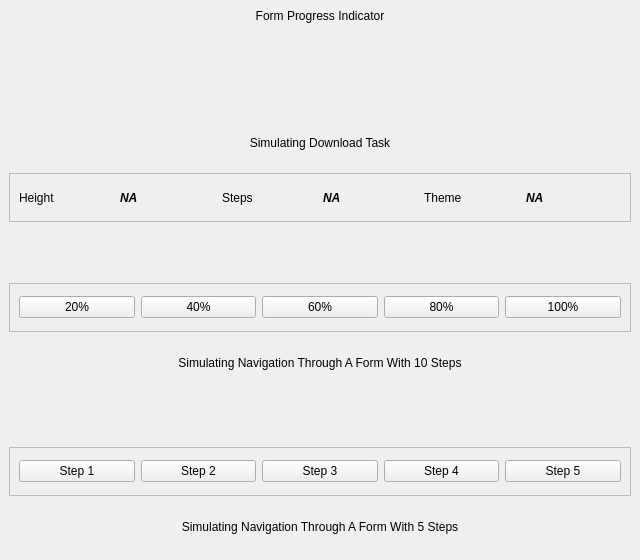
<?xml version="1.0" encoding="UTF-8"?>
<ui version="4.0">
 <class>MainWindow</class>
 <widget class="QMainWindow" name="MainWindow">
  <property name="geometry">
   <rect>
    <x>0</x>
    <y>0</y>
    <width>640</width>
    <height>560</height>
   </rect>
  </property>
  <property name="windowTitle">
   <string>QCustomProgressIndicator Showcase</string>
  </property>
  <widget class="QWidget" name="centralwidget">
   <layout class="QVBoxLayout" name="verticalLayout">
    <property name="spacing">10</property>
    <property name="leftMargin">16</property>
    <property name="topMargin">16</property>
    <property name="rightMargin">16</property>
    <property name="bottomMargin">16</property>
    <item alignment="Qt::AlignTop">
     <widget class="QLabel" name="titleLabel">
      <property name="text">
       <string>Form Progress Indicator</string>
      </property>
      <property name="alignment">
       <set>Qt::AlignCenter</set>
      </property>
     </widget>
    </item>
    <item alignment="Qt::AlignHCenter">
     <widget class="QCustomProgressIndicator" name="downloadIndicator" native="true">
      <property name="sizePolicy">
       <sizepolicy hsizetype="Expanding" vsizetype="Preferred">
        <horstretch>0</horstretch>
        <verstretch>0</verstretch>
       </sizepolicy>
      </property>
     </widget>
    </item>
    <item>
     <widget class="QLabel" name="downloadCaption">
      <property name="text">
       <string>Simulating Download Task</string>
      </property>
      <property name="alignment">
       <set>Qt::AlignCenter</set>
      </property>
     </widget>
    </item>
    <item>
     <widget class="QFrame" name="statsFrame">
      <property name="frameShape">
       <enum>QFrame::StyledPanel</enum>
      </property>
      <property name="frameShadow">
       <enum>QFrame::Raised</enum>
      </property>
      <layout class="QHBoxLayout" name="statsLayout">
       <item>
        <widget class="QLabel" name="heightCaption">
         <property name="text">
          <string>Height</string>
         </property>
        </widget>
       </item>
       <item>
        <widget class="QLabel" name="heightValue">
         <property name="font">
          <font>
           <italic>true</italic>
           <bold>true</bold>
          </font>
         </property>
         <property name="text">
          <string>NA</string>
         </property>
        </widget>
       </item>
       <item>
        <widget class="QLabel" name="stepsCaption">
         <property name="text">
          <string>Steps</string>
         </property>
        </widget>
       </item>
       <item>
        <widget class="QLabel" name="stepsValue">
         <property name="font">
          <font>
           <italic>true</italic>
           <bold>true</bold>
          </font>
         </property>
         <property name="text">
          <string>NA</string>
         </property>
        </widget>
       </item>
       <item>
        <widget class="QLabel" name="themeCaption">
         <property name="text">
          <string>Theme</string>
         </property>
        </widget>
       </item>
       <item>
        <widget class="QLabel" name="themeValue">
         <property name="font">
          <font>
           <italic>true</italic>
           <bold>true</bold>
          </font>
         </property>
         <property name="text">
          <string>NA</string>
         </property>
        </widget>
       </item>
      </layout>
     </widget>
    </item>
    <item alignment="Qt::AlignHCenter">
     <widget class="QCustomProgressIndicator" name="formIndicator10" native="true">
      <property name="sizePolicy">
       <sizepolicy hsizetype="Expanding" vsizetype="Preferred">
        <horstretch>0</horstretch>
        <verstretch>0</verstretch>
       </sizepolicy>
      </property>
     </widget>
    </item>
    <item>
     <widget class="QFrame" name="stepRow10">
      <property name="frameShape">
       <enum>QFrame::StyledPanel</enum>
      </property>
      <property name="frameShadow">
       <enum>QFrame::Raised</enum>
      </property>
      <layout class="QHBoxLayout" name="stepRow10Layout">
       <item>
        <widget class="QPushButton" name="btnPct20">
         <property name="text">
          <string>20%</string>
         </property>
        </widget>
       </item>
       <item>
        <widget class="QPushButton" name="btnPct40">
         <property name="text">
          <string>40%</string>
         </property>
        </widget>
       </item>
       <item>
        <widget class="QPushButton" name="btnPct60">
         <property name="text">
          <string>60%</string>
         </property>
        </widget>
       </item>
       <item>
        <widget class="QPushButton" name="btnPct80">
         <property name="text">
          <string>80%</string>
         </property>
        </widget>
       </item>
       <item>
        <widget class="QPushButton" name="btnPct100">
         <property name="text">
          <string>100%</string>
         </property>
        </widget>
       </item>
      </layout>
     </widget>
    </item>
    <item>
     <widget class="QLabel" name="caption10">
      <property name="text">
       <string>Simulating Navigation Through A Form With 10 Steps</string>
      </property>
      <property name="alignment">
       <set>Qt::AlignCenter</set>
      </property>
     </widget>
    </item>
    <item alignment="Qt::AlignHCenter">
     <widget class="QCustomProgressIndicator" name="formIndicator5" native="true">
      <property name="sizePolicy">
       <sizepolicy hsizetype="Expanding" vsizetype="Preferred">
        <horstretch>0</horstretch>
        <verstretch>0</verstretch>
       </sizepolicy>
      </property>
     </widget>
    </item>
    <item>
     <widget class="QFrame" name="stepRow5">
      <property name="frameShape">
       <enum>QFrame::StyledPanel</enum>
      </property>
      <property name="frameShadow">
       <enum>QFrame::Raised</enum>
      </property>
      <layout class="QHBoxLayout" name="stepRow5Layout">
       <item>
        <widget class="QPushButton" name="btnStep1">
         <property name="text">
          <string>Step 1</string>
         </property>
        </widget>
       </item>
       <item>
        <widget class="QPushButton" name="btnStep2">
         <property name="text">
          <string>Step 2</string>
         </property>
        </widget>
       </item>
       <item>
        <widget class="QPushButton" name="btnStep3">
         <property name="text">
          <string>Step 3</string>
         </property>
        </widget>
       </item>
       <item>
        <widget class="QPushButton" name="btnStep4">
         <property name="text">
          <string>Step 4</string>
         </property>
        </widget>
       </item>
       <item>
        <widget class="QPushButton" name="btnStep5">
         <property name="text">
          <string>Step 5</string>
         </property>
        </widget>
       </item>
      </layout>
     </widget>
    </item>
    <item>
     <widget class="QLabel" name="caption5">
      <property name="text">
       <string>Simulating Navigation Through A Form With 5 Steps</string>
      </property>
      <property name="alignment">
       <set>Qt::AlignCenter</set>
      </property>
     </widget>
    </item>
   </layout>
  </widget>
 </widget>
 <customwidgets>
  <customwidget>
   <class>QCustomProgressIndicator</class>
   <extends>QWidget</extends>
   <header location="global">Custom_Widgets.QCustomProgressIndicator.h</header>
   <container>1</container>
  </customwidget>
 </customwidgets>
 <resources/>
 <connections/>
</ui>
